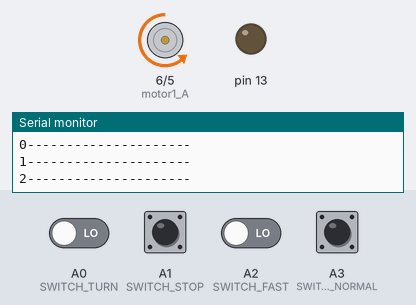
The sketch below on a simulated Arduino Uno, built with avr-gcc and run on an emulated ATmega328P. Shown: motor-driver pin pairs drawn as motors (green arrow = first pin HIGH = forward, orange = second pin HIGH = backward, longer = more drive, scaled by the enable pin), output pins drawn as LEDs (lit = HIGH), the last lines printed to the serial monitor. The test bench sets the inputs (shaded band); at power-on: A0 (SWITCH_TURN), A1 (SWITCH_STOP), A2 (SWITCH_FAST), A3 (SWITCH_NORMAL) LOW. Random numbers use the default seed unless the sketch sets one.

Above: at 2.8 s.
2.9 s: A3 (SWITCH_NORMAL) pulled HIGH for 1.2 s
At 4.15 s:
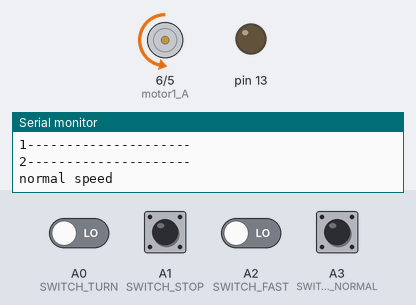
At 6.2 s:
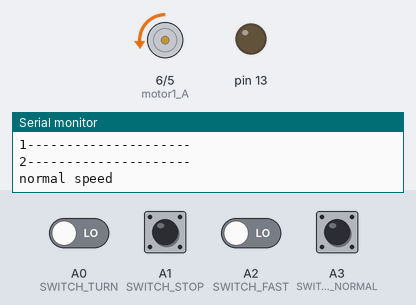
6.4 s: A0 (SWITCH_TURN) driven HIGH and A2 (SWITCH_FAST) driven HIGH
At 11.6 s:
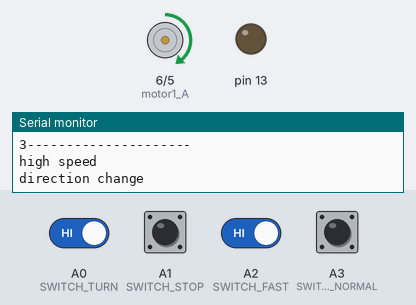
Timing chart, 0 to 16.7 s (numbered marks = the images above; inputs shaded):
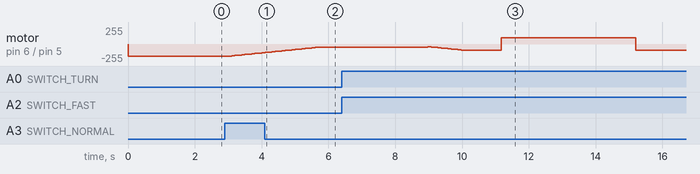

The sketch:

SuperLouie.ino
```cpp
/*
 Name:		SuperLouie.ino
 Created:	13.12.2015 22:40:45
 Author:	nhhop
*/
#define DEBUG true

#define SWITCH_NORMAL A3
#define SWITCH_FAST A2
#define SWITCH_STOP A1
#define SWITCH_TURN A0

#define SPEED_NORMAL 40
#define SPEED_FAST 100
#define SPEED_STOP 10

bool normalEnabled = false;
bool fastEnabled = false;
bool stopEnabled = false;
bool turnEnabled = false;
int turnProbability = 20;
int stopProbability = 15;
int highProbability = 35;

int motor1_A = 6;
int motor1_B = 5;
int SPEED_PIN = 3;

int motor2_A = 6;
int motor2_B = 5;
int motor2_Speed = 3;

bool isOn = true;
int motorSpeed = 180;

int d = 0;

long randNumber;

int spin;


void setup() {
	if (DEBUG) {
		Serial.begin(9600);
	}

	//Random seed from empty pin --> Noise
	randomSeed(analogRead(A5));

	//LED
	pinMode(13, OUTPUT);

	//Motor pins
	pinMode(motor1_A, OUTPUT);
	pinMode(motor1_B, OUTPUT);

	//Game mode switch
	pinMode(SWITCH_NORMAL, INPUT);
	pinMode(SWITCH_FAST, INPUT);
	pinMode(SWITCH_STOP, INPUT);
	pinMode(SWITCH_TURN, INPUT);

	//reset
	digitalWrite(motor1_A, LOW); // A = LOW and B = HIGH means the motor will turn left
	digitalWrite(motor1_B, HIGH);

	analogWrite(SPEED_PIN, 180);

	spin = 1;
}

void checkGameMode()
{
	normalEnabled = digitalRead(SWITCH_NORMAL) == 1;
	fastEnabled = digitalRead(SWITCH_FAST) == 1;
	stopEnabled = digitalRead(SWITCH_STOP) == 1;
	turnEnabled = digitalRead(SWITCH_TURN) == 1;
}

void loop()
{
	checkGameMode();

	randNumber = random(0, 100);


	if (stopEnabled && randNumber < stopProbability)
	{
		Serial.println("stop");

		motorSpeed = changeSpeed(SPEED_STOP);

		delay(random(1000, 3000));

		motorSpeed = changeSpeed(SPEED_NORMAL);
	}

	if (fastEnabled && randNumber < highProbability)
	{
		Serial.println("high speed");

		motorSpeed = changeSpeed(SPEED_FAST);

		delay(random(1000, 4000));

		//highProbability--;
	}
	else if (normalEnabled && randNumber >= (100 - highProbability))
	{
		Serial.println("normal speed");

		motorSpeed = changeSpeed(SPEED_NORMAL);

		delay(random(2000, 4000));

		//highProbability++;
	}


	if (turnEnabled && randNumber < turnProbability)
	{
		Serial.println("direction change");

		changeDirection();

		delay(random(2000, 5000));

		changeDirection();

	}

	if (DEBUG)
	{
		Serial.print(d);
		Serial.println("---------------------");
		d++;
	}

	delay(1000);
}

int changeSpeed(int newSpeed)
{
	if (newSpeed <256)
	{
		if (newSpeed < motorSpeed)
		{
			for (int i = motorSpeed; i > newSpeed; i -= 5)
			{
				analogWrite(SPEED_PIN, i);
				delay(100);
			}
		}
		else
		{
			for (int i = motorSpeed; i < newSpeed; i += 5)
			{
				analogWrite(SPEED_PIN, i);
				delay(100);
			}
		}


		return newSpeed;
	}
}

void changeDirection()
{
	//int oldSpeed = motorSpeed;

	//slow down
	//changeSpeed(50);

	//change direction
	if (spin == 0)
	{
		digitalWrite(motor1_A, LOW); // A = LOW and B = HIGH means the motor will turn left
		digitalWrite(motor1_B, HIGH);

		spin = 1;
	}
	else
	{
		digitalWrite(motor1_A, HIGH); // A = HIGH and B = LOW means the motor will turn right
		digitalWrite(motor1_B, LOW);

		spin = 0;
	}

	//speed up
	//changeSpeed(oldSpeed);
}
```

GameModeInput.cpp
```cpp
#include "GameModeInput.h"

GameModeInput::GameModeInput()
{
}
```

GameModeInput.h
```cpp
#ifndef _GAMEMODEINPUT_h
#define _GAMEMODEINPUT_h

#if defined(ARDUINO) && ARDUINO >= 100
#include "arduino.h"
#else
#include "WProgram.h"
#endif
#endif

#define SWITCH_NORMAL A3
#define SWITCH_FAST A2
#define SWITCH_STOP A1
#define SWITCH_TURN A0

class GameModeInput
{
public:
	GameModeInput();

};
```

LightController.cpp
```cpp
#include "LightController.h"

LightController::LightController()
{
}
```

LightController.h
```cpp
#ifndef _LIGHTCONTROLLER_h
#define _LIGHTCONTROLLER_h

#if defined(ARDUINO) && ARDUINO >= 100
#include "arduino.h"
#else
#include "WProgram.h"
#endif
#endif


class LightController
{
public:
	LightController();
};
```

MotorController.cpp
```cpp
#include "MotorController.h"

MotorController::MotorController()
{
}

MotorController::MotorController(int directionPinA, int directionPinB, int pwmPin)
{
	this->pinA = directionPinA;
	this->pinB = directionPinB;
	this->pinPWM = pwmPin;
}

void MotorController::ChangeDirection()
{
	digitalWrite(pinA, turnDirection); // A = LOW and B = HIGH means the motor will turn left
	digitalWrite(pinB, !turnDirection);

	//if (turnDirection == TurnDirection::Right)
	//{
	//	digitalWrite(pinA, LOW); // A = LOW and B = HIGH means the motor will turn left
	//	digitalWrite(pinB, HIGH);
	//}
	//else if (turnDirection == TurnDirection::Left)
	//{
	//	digitalWrite(pinA, HIGH); // A = HIGH and B = LOW means the motor will turn right
	//	digitalWrite(pinB, LOW);
	//}

	turnDirection = static_cast<TurnDirection>(!turnDirection);
}
```

MotorController.h
```cpp
#ifndef _MOTORCONTROLLER_h
#define _MOTORCONTROLLER_h

#if defined(ARDUINO) && ARDUINO >= 100
#include "arduino.h"
#else
#include "WProgram.h"
#endif
#endif

#define SPEED_NORMAL 40
#define SPEED_FAST 100
#define SPEED_STOP 10

enum MotorSpeed { Slow, Normal, Fast };
enum TurnDirection { Right = 0, Left = 1};

class MotorController
{
public:
	MotorController();
	MotorController(int directionPinA, int directionPinB, int pwmPin);

	MotorSpeed motorSpeed;
	TurnDirection turnDirection;
private:
	int pinA;
	int pinB;
	int pinPWM;

	void ChangeDirection();
};
```

Measured:
- after the input at 2.9 s, motor on pin 6 (motor1_A) / pin 5 (motor1_B): moves from backward 180/255 to backward 45/255 over 2.6 s, starting after 0.20 s
- after the input at 6.4 s, motor on pin 6 (motor1_A) / pin 5 (motor1_B): backward 45/255 → backward 40/255 after 2.6 s, → backward 45/255 0.10 s later, → backward 50/255 0.10 s later, → backward 55/255 0.10 s later, … (14 changes in this stretch)
